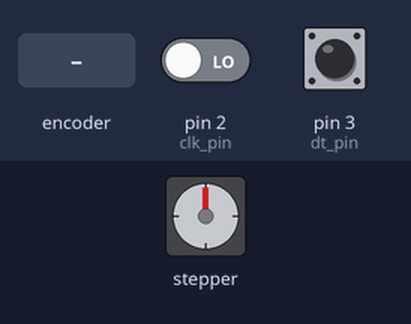
Bench run of a sketch on a simulated Arduino Uno, built with avr-gcc and run on an emulated ATmega328P. Parts: stepper motor. Inputs (shaded band) come from the test bench; at power-on: pin 2 (clk_pin) LOW, pin 3 (dt_pin) HIGH. Stepper angles assume 64 steps per turn; what the sketch prints to the serial monitor is not drawn.

Above: at 1.2 s.
1.3 s: rotary encoder on pin 2 (clk_pin) / pin 3 (dt_pin) turned 1 step (first pin leading)
At 2.9 s:
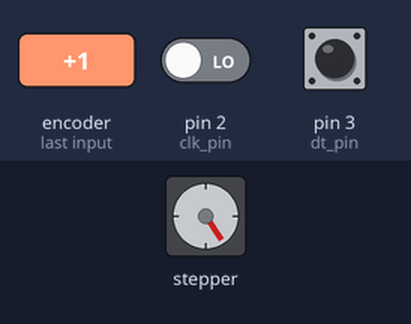
3.5 s: rotary encoder on pin 2 (clk_pin) / pin 3 (dt_pin) turned 1 step (first pin leading)
At 4.8 s:
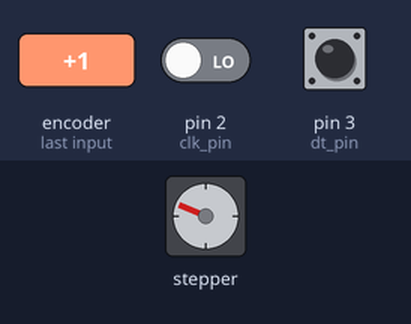
5.6 s: rotary encoder on pin 2 (clk_pin) / pin 3 (dt_pin) turned 1 step (first pin leading)
At 6.7 s:
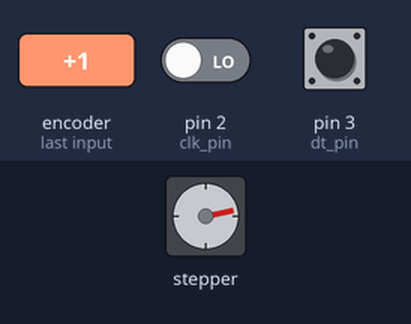
7.7 s: rotary encoder on pin 2 (clk_pin) / pin 3 (dt_pin) turned 1 step (first pin leading)
At 9.4 s:
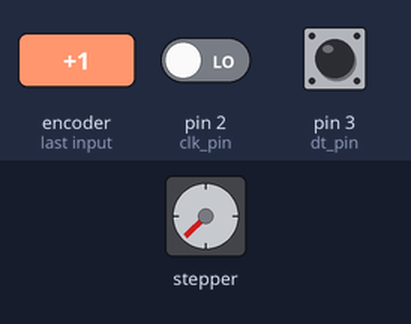
10.0 s: rotary encoder on pin 2 (clk_pin) / pin 3 (dt_pin) turned 1 step (first pin leading)
At 11.3 s:
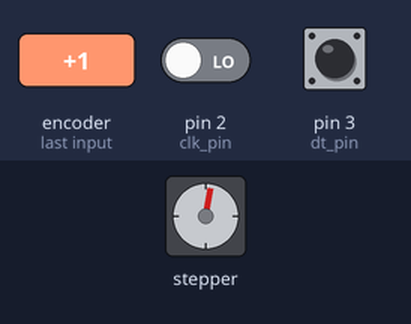
Timing chart, 0 to 13.0 s (numbered marks = the images above; inputs shaded):
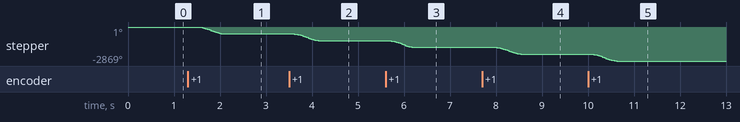

The sketch:

encoder_stepper_internship.ino
```cpp
#include <AccelStepper.h>
#define FULLSTEP 4
#include "Arduino.h"

const int clk_pin = 2;
const int dt_pin = 3;
const int sw_pin = 4;
int encoder_position = 0;

AccelStepper stepper(FULLSTEP, 11, 9, 10, 8);
const int steps_per_revolution = 64 * 32;

const float reduction_factor = 0.05;

void setup() {
  Serial.begin(9600);
  Serial.println("begin setup!");

  attachInterrupt(digitalPinToInterrupt(clk_pin), updateEncoder, CHANGE);
  pinMode(sw_pin, INPUT);

  stepper.setMaxSpeed(500);
  stepper.setAcceleration(1000);
  stepper.setSpeed(400);

  Serial.println("end setup!");
}

void loop() {
  static int previous_encoder_position = 0;
  static long last_motor_position_update = 0;
  if (millis() - last_motor_position_update > 250) {
    last_motor_position_update = millis();
    stepper.move((encoder_position - previous_encoder_position) * steps_per_revolution * reduction_factor);
    previous_encoder_position = encoder_position;
  }

  /*
  static bool should_zero = true;
  if (digitalRead(sw_pin) == LOW) {
    if (should_zero) {
      encoder_position = 0;
    }
  } else {
    should_zero = true;
  }
  */

  while (stepper.distanceToGo() != 0) {
    stepper.run();
    yield();
  }
}

void updateEncoder() {
  static int last_clk = 0;
  int current_clk = digitalRead(clk_pin);

  if (current_clk != last_clk && current_clk == 1) {
    if (digitalRead(dt_pin) != current_clk) {
      encoder_position--;
    } else {
      encoder_position++;
    }
  }
  last_clk = current_clk;
}
```

Measured:
- after the input at 1.3 s, stepper: turns 574° counter-clockwise in 0.54 s, starting after 0.24 s
- after the input at 3.5 s, stepper: turns 574° counter-clockwise in 0.54 s, starting after 0.12 s
- after the input at 5.6 s, stepper: turns 574° counter-clockwise in 0.57 s, starting after 0.06 s
- after the input at 7.7 s, stepper: turns 573° counter-clockwise in 0.54 s, starting after 0.32 s
- after the input at 10.0 s, stepper: turns 574° counter-clockwise in 0.57 s, starting after 0.06 s
